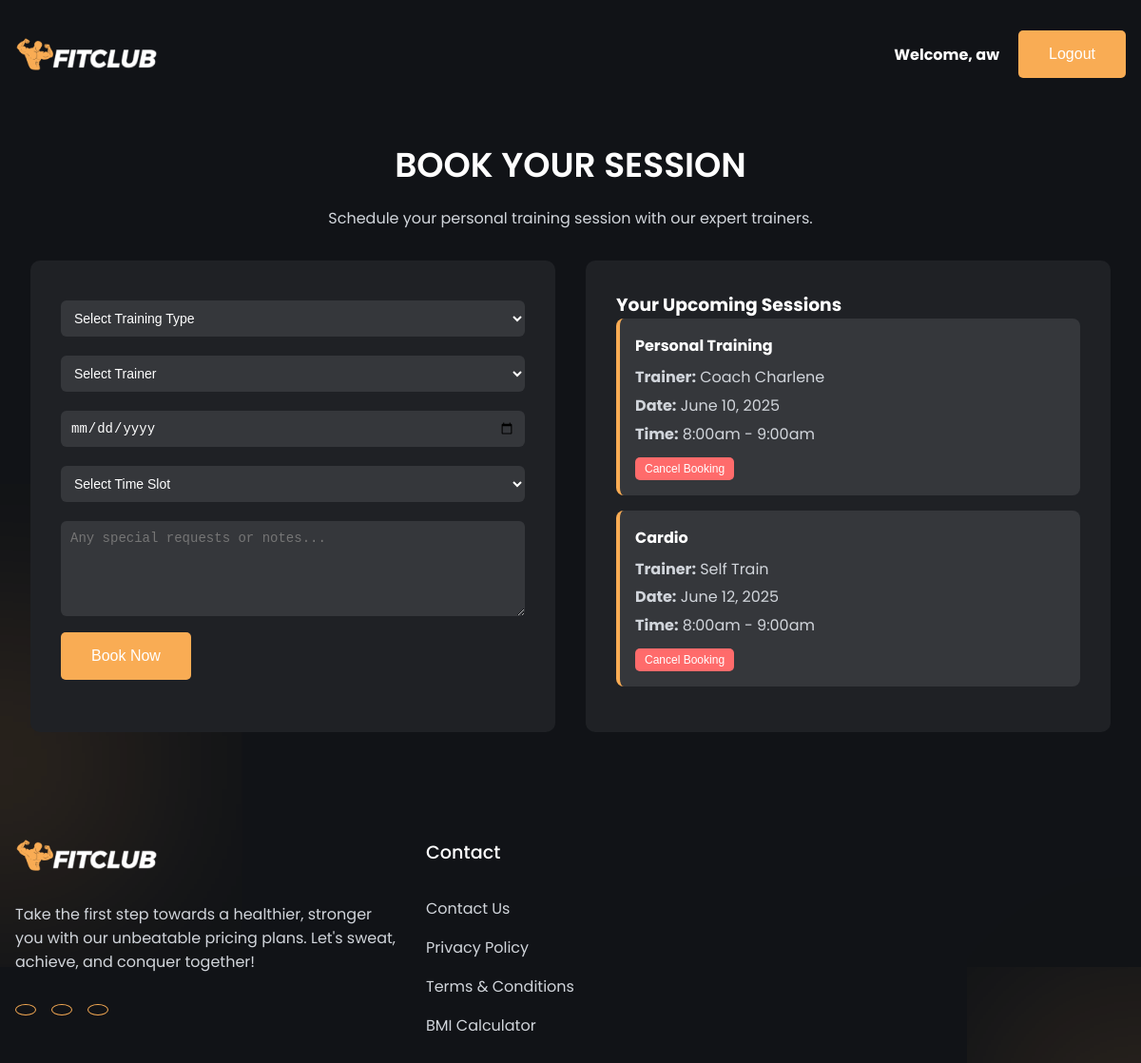
Screenshot of /booking.php (signed in) with the database file from the repository.
### tables this page shows
CREATE TABLE `bookings` (
  `id` int(11) NOT NULL,
  `user_id` int(11) NOT NULL,
  `training_type` varchar(50) NOT NULL,
  `trainer` varchar(50) NOT NULL,
  `date` date NOT NULL,
  `time_slot` varchar(50) NOT NULL,
  `notes` text DEFAULT NULL,
  `created_at` timestamp NOT NULL DEFAULT current_timestamp()
);

### booking.php (the view, shortened to what this page needs)
<?php
require 'connect.php';
$bookings = [];
if (isset($_SESSION['user_id'])) {
    $stmt = $conn->prepare("SELECT * FROM bookings WHERE user_id = ? ORDER BY date, time_slot");
    $stmt->bind_param("i", $_SESSION['user_id']);
    $stmt->execute();
    $result = $stmt->get_result();
    $bookings = $result->fetch_all(MYSQLI_ASSOC);
}
?>
<!DOCTYPE html>
<html lang="en">
<head>
    <link href="https://cdn.jsdelivr.net/npm/remixicon@3.4.0/fonts/remixicon.css" rel="stylesheet" />
    <link rel="stylesheet" href="styles/styles.css" />
</head>
<body>
    <nav>
        <div class="nav__logo">
            <a href="index.html"><img src="img/logo.png" alt="logo" /></a>
        </div>
        <div style="display: flex; align-items: center;">
            <span class="nav__welcome">Welcome, <?php echo htmlspecialchars($_SESSION['username']); ?></span>
            <button class="btn" onclick="window.location.href='logout.php'">Logout</button>
        </div>
    </nav>
    <section class="section__container booking-container">
        <h2 class="section__header">BOOK YOUR SESSION</h2>
        <p class="section__subheader">
            Schedule your personal training session with our expert trainers.
        </p>
        <div class="booking-grid">
            <div class="booking-form">
                <form method="POST" action="">
                    <select name="training_type" required>
                        <option value="" disabled selected>Select Training Type</option>
                    </select>
                    <select name="trainer" id="trainer-select" required>
                        <option value="" disabled selected>Select Trainer</option>
                    </select>
                    <input type="date" name="date" id="booking-date" min="<?php echo date('Y-m-d'); ?>" required>
                    <select name="time_slot" id="time-slot-select" required>
                        <option value="" disabled selected>Select Time Slot</option>
                    </select>
                    <textarea name="notes" placeholder="Any special requests or notes..."></textarea>
                    <button type="submit" class="btn">Book Now</button>
                </form>
            </div>
            <div class="booking-list">
                <h3>Your Upcoming Sessions</h3>
                <?php if (empty($bookings)): ?>
                    <p>You don't have any upcoming sessions.</p>
                <?php else: ?>
                    <?php foreach ($bookings as $booking): ?>
                        <div class="booking-card">
                            <h4><?php echo htmlspecialchars($booking['training_type']); ?></h4>
                            <p><strong>Trainer:</strong> <?php echo htmlspecialchars($booking['trainer']); ?></p>
                            <p><strong>Date:</strong> <?php echo date('F j, Y', strtotime($booking['date'])); ?></p>
                            <p><strong>Time:</strong> <?php echo htmlspecialchars($booking['time_slot']); ?></p>
                            <form method="POST" action="cancel_booking.php" style="margin-top: 10px;">
                                <button type="submit" class="btn" style="background-color: #ff6b6b; padding: 5px 10px; font-size: 12px;">Cancel Booking</button>
                            </form>
                        </div>
                    <?php endforeach; ?>
                <?php endif; ?>
            </div>
        </div>
    </section>
    <footer class="section__container footer__container">
        <div class="footer__col">
            <div class="footer__logo"><img src="img/logo.png" alt="logo" /></div>
            <p>
                Take the first step towards a healthier, stronger you with our
                unbeatable pricing plans. Let's sweat, achieve, and conquer together!
            </p>
            <div class="footer__socials">
                <a href="#"><i class="ri-facebook-fill"></i></a>
                <a href="#"><i class="ri-instagram-line"></i></a>
                <a href="#"><i class="ri-twitter-fill"></i></a>
            </div>
        </div>
        <div class="footer__col">
            <h4>Contact</h4>
            <a href="#">Contact Us</a>
            <a href="#">Privacy Policy</a>
            <a href="#">Terms & Conditions</a>
            <a href="#">BMI Calculator</a>
        </div>
    </footer>
</body>
</html>

### styles/styles.css (style rules this page uses)
:root { --primary-color: #111317; --primary-color-light: #1f2125; --primary-color-extra-light: #35373b; --secondary-color: #f9ac54; --secondary-color-dark: #d79447; --text-light: #d1d5db; --white: #ffffff; --max-width: 1200px; }
* { padding: 0; margin: 0; box-sizing: border-box; }
.section__container { max-width: var(--max-width); margin: auto; padding: 5rem 1rem; }
.section__header { margin-bottom: 1rem; font-size: 2.25rem; font-weight: 600; text-align: center; color: var(--white); }
.section__subheader { max-width: 600px; margin: auto; text-align: center; color: var(--text-light); }
.btn { padding: 1rem 2rem; outline: none; border: none; font-size: 1rem; color: var(--white); background-color: var(--secondary-color); border-radius: 5px; cursor: pointer; transition: 0.3s; }
img { width: 100%; display: flex; }
a { text-decoration: none; }
body { font-family: "Poppins", sans-serif; background-color: var(--primary-color); }
nav { max-width: var(--max-width); margin: auto; padding: 2rem 1rem; display: flex; align-items: center; justify-content: space-between; gap: 2rem; }
.nav__logo { max-width: 150px; }
.footer__container { position: relative; display: grid; grid-template-columns: 400px repeat(3, 1fr); gap: 2rem; }
.footer__logo { max-width: 150px; margin-bottom: 2rem; }
.footer__col p { margin-bottom: 2rem; color: var(--text-light); }
.footer__socials { display: flex; align-items: center; gap: 1rem; }
.footer__socials a { padding: 5px 10px; font-size: 1.25rem; color: var(--secondary-color); border: 1px solid var(--secondary-color); border-radius: 100%; transition: 0.3s; }
.footer__col h4 { margin-bottom: 2rem; font-size: 1.2rem; font-weight: 500; color: var(--white); }
.footer__col > a { display: block; margin-bottom: 1rem; color: var(--text-light); transition: 0.3s; }

### booking.php (style rules this page uses)
.booking-container { max-width: 1200px; margin: 0 auto; padding: 2rem; }
.booking-grid { display: grid; grid-template-columns: 1fr 1fr; gap: 2rem; margin-top: 2rem; }
.booking-form { background-color: var(--primary-color-light); padding: 2rem; border-radius: 10px; }
.booking-list { background-color: var(--primary-color-light); color: white; padding: 2rem; border-radius: 10px; }
.booking-card { background-color: var(--primary-color-extra-light); padding: 1rem; margin-bottom: 1rem; border-radius: 8px; border-left: 4px solid var(--secondary-color); }
.booking-card h4 { color: white; margin-bottom: 0.5rem; }
.booking-card p { margin-bottom: 0.3rem; color: var(--text-light); }
select, textarea, input[type="date"] { width: 100%; padding: 10px; margin: 10px 0; background: var(--primary-color-extra-light); border: none; border-radius: 6px; color: var(--white); font-size: 14px; }
textarea { min-height: 100px; resize: vertical; }
option:disabled { color: #ff6b6b; }
.nav__welcome { margin-right: 20px; color: var(--white); font-weight: bold; }

### rows the page displays
bookings: training_type "Personal Training", trainer "Coach Charlene", date "June 10, 2025", time_slot "8:00am - 9:00am"
bookings: training_type "Cardio", trainer "Self Train", date "June 12, 2025", time_slot "8:00am - 9:00am"

### other values shown
$_SESSION['username'] "aw"
